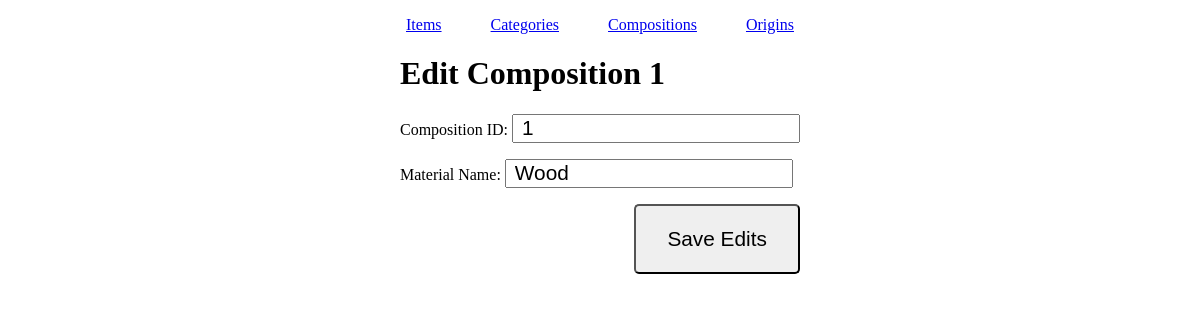
The app's page /cms/composition.php?compositionID=1, older data.
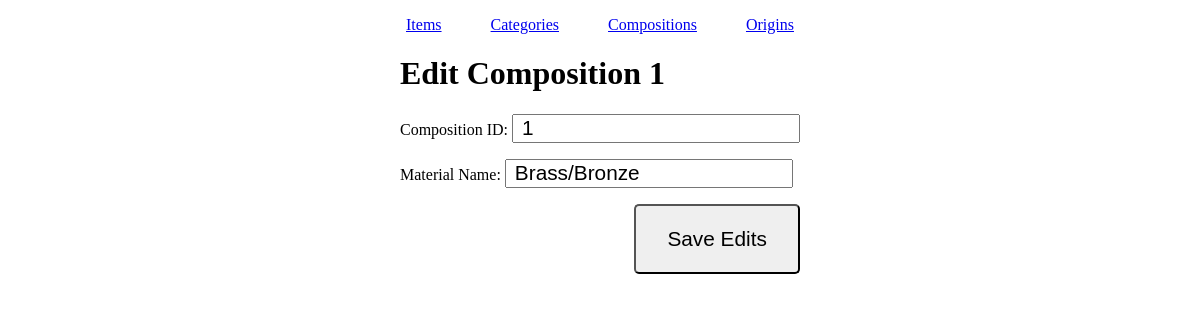
The same page, newer data.
### tables this page shows
CREATE TABLE IF NOT EXISTS `compositions` (
  `compositionID` int(11) NOT NULL,
  `materialName` varchar(255) NOT NULL
);

### cms/includes/compositions/edit-form.php (the view)
<?php
$compositionID = intval($_GET['compositionID']);
$query = "SELECT * FROM compositions WHERE compositionID=$compositionID";
$result = mysqli_query($conn, $query);
$composition = mysqli_fetch_array($result);
if ($composition):
?>
<form method="post" action="">
	<p><label>Composition ID: <input name="compositionID" value="<?= $compositionID; ?>" readonly></label></p>
	<p><label>Material Name: <input name="materialName" value="<?= $composition['materialName']; ?>"></label></p>
	<p><button>Save Edits</button></p>
</form>
<?php
else: echo "composition with ID '$_GET[compositionID]' was not found.";
endif;

Row changes from the older to the newer data that the page shows:
changed compositions: materialName "Wood" → "Brass/Bronze"
